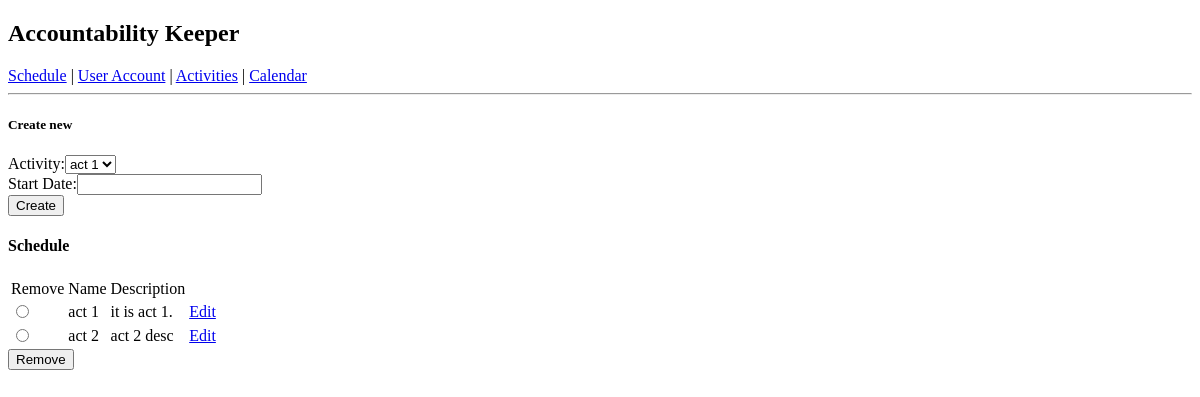
Page / (signed in) on the earlier database version.
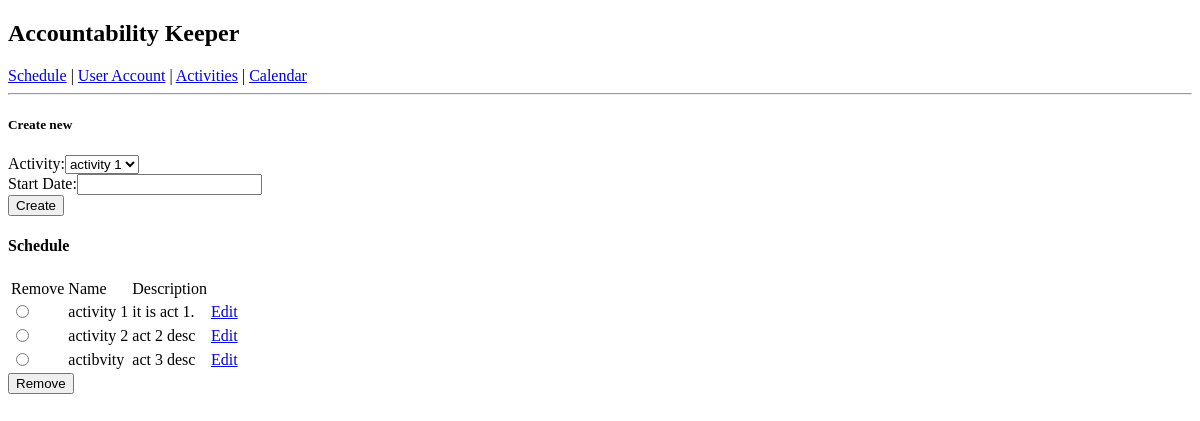
Same page on the later database version.
### tables this page shows
CREATE TABLE IF NOT EXISTS `schedule` (
`id` int(11) NOT NULL,
  `activityId` int(11) NOT NULL,
  `userId` int(11) NOT NULL,
  `startDate` date DEFAULT NULL
);

CREATE TABLE IF NOT EXISTS `activities` (
`id` int(11) NOT NULL,
  `name` varchar(10) NOT NULL,
  `description` text,
  `time` time DEFAULT NULL,
  `day` varchar(10) DEFAULT NULL
);

### index.php (called while the page is built)
<?php
	include 'schedule.php';
?>

### database.php (called while the page is built, shortened)
<?php
    function connect() {
    	$serverName = "localhost";
		  $userName = "ak-dbAccess";
		  $password = "password";
		  $dbname = "accountibilityKeeper";
		  $conn = new mysqli($serverName, $userName, $password, $dbname);
		  return $conn;
    }
    function db_getListOfActivities() {
    	$conn = connect();
		  $sql = "select * from `activities`";
		  $result = $conn->query($sql);
		  $resultArray = array();
		  if ($result->num_rows > 0) {
		  	while($row = $result->fetch_assoc()) {
		  		array_push($resultArray, $row);
		  	}
		  	return $resultArray;
		  } else {
		  	return "0 activities list";
		  }
    }
    function db_getUserSchedule($userId) {
    	$conn = connect();
		  $sql = "select schedule.id, activities.id AS activitiesId, activities.name, activities.description, activities.day, activities.time, schedule.startDate from activities INNER JOIN schedule ON schedule.activityId = activities.id where schedule.userId = " . $userId;
		  $result = $conn->query($sql);
		  $resultArray = array();
		  if ($result->num_rows > 0) {
		  	while($row = $result->fetch_assoc()) {
		  		array_push($resultArray, $row);
		  	}
		  	return $resultArray;
		  } else {
		  	return false;
		  }
    }
?>

### helper.php (the view, shortened to what this page needs)
<?php
	include 'database.php';
	function getUserSchedule($userId) {
		$result = db_getUserSchedule($userId);
		echo '<form method="post" name="scheduleForm">';
		echo '<table>';
  	echo '<tr><td>Remove</td><td>Name</td><td>Description</td></tr>';
  	foreach($result as $row) {
  		echo "<tr><td><input type=\"radio\" name=\"rowSelRadio\" value=\"" . $row['id'] . "\"></td><td>" . $row["name"] . "</td><td>" . $row["description"] . "<td><a href=\"?edit&id=" . $row['id'] . "\">Edit</a></td></tr>";
  	}
  	echo '</table>';
  	echo '<button name="removeAction">Remove</button>';
  	echo '</form>';
	}
?>

### schedule.php (shortened to what this page needs)
<?php
	$editting = false;
	$activityId = "";
	$startDate = "";
?>
<h5>Create new</h5>
<form method="post" name="scheduleForm">
	Activity:<select name="activityId">
		<?php
			$result = db_getListOfActivities();
			foreach ($result as $row) {
				echo "<option value=\"".$row['id']."\"";
				if($row['id'] == $activityId) {
					echo ' selected ';
				}
				echo ">".$row['name']."</option>";
			}
		?>
	</select>
	<br/>
	Start Date:<input name="startDate" type="text" value="<?php if ($editting) { echo $startDate; } ?>"><br/>
	<?php
		if ($editting) {
			echo '<input type="submit" name="updateAction" value="Update">';
		} else {
			echo '<input type="submit" name="createAction" value="Create">';
		}
	?>
</form>
<h4>Schedule</h4>
<?php
	getUserSchedule($_SESSION['userId']);
		?>

Differences in the rows shown:
changed schedule "it is act 1.": activityId.name "act 1" → "activity 1"
changed schedule "act 2 desc": activityId.name "act 2" → "activity 2"
added schedule: activityId.name "actibvity", activityId.description "act 3 desc"
Other differences:
form field activityId: "act 1" → "activity 1"
